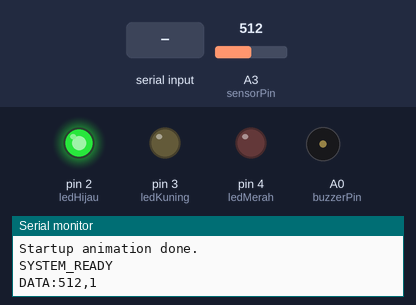
Recording of a sketch running on a simulated Arduino Uno, built with avr-gcc and run on an emulated ATmega328P. On the bench: output pins drawn as LEDs (lit = HIGH), buzzer (waves = sounding, pin HIGH), the last lines printed to the serial monitor. The test bench sets the inputs (shaded band); at power-on: A3 (sensorPin) = 512.

Above: at 2.7 s.
2.8 s: A3 (sensorPin) set to 491
At 4.25 s:
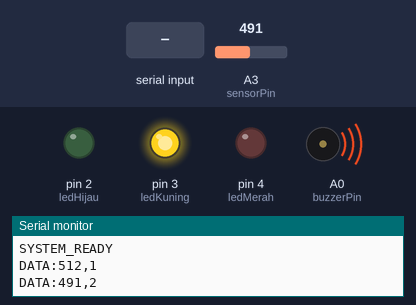
6.5 s: A3 (sensorPin) set to 510
At 6.75 s:
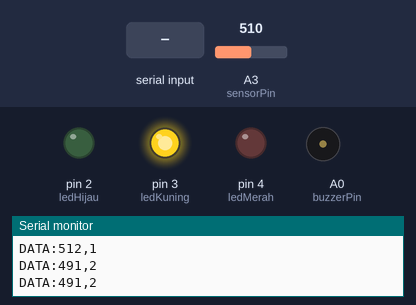
9.5 s: A3 (sensorPin) set to 290
At 10.5 s:
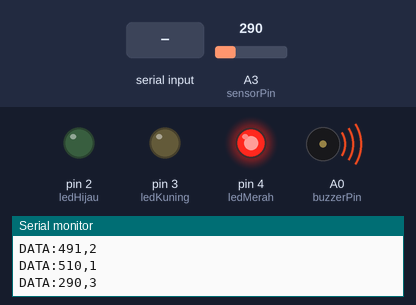
13.0 s: "ALARM_OFF\n" received over Serial
At 14.2 s:
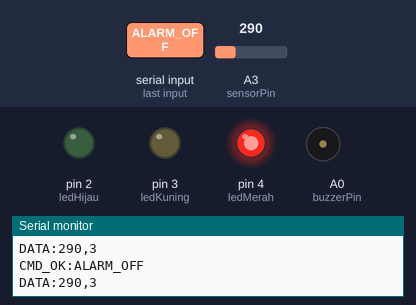
14.5 s: A3 (sensorPin) set to 315
At 16.3 s:
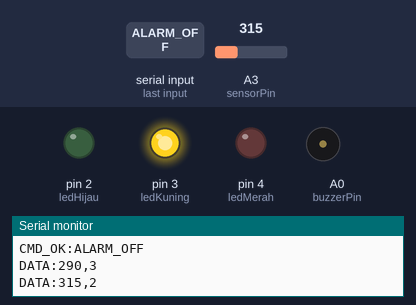
Timing chart, 0 to 17.8 s (numbered marks = the images above; inputs shaded):
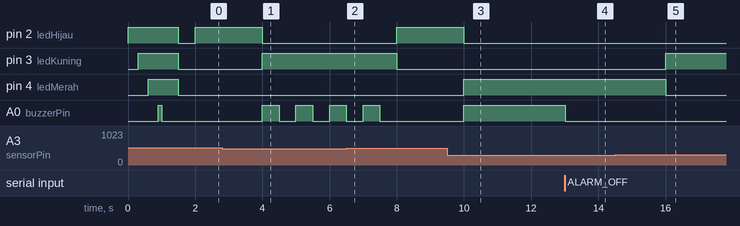

Measured:
- the behaviour switches between 501 and 500 on A3 (sensorPin) (found by bisection; images 0 and 1)
- the behaviour switches between 299 and 300 on A3 (sensorPin) (found by bisection; images 4 and 5)
- after the input at 2.8 s, pin 2 (ledHijau): HIGH → LOW after 1.2 s; pin 3 (ledKuning): LOW → HIGH after 1.2 s; A0 (buzzerPin): alternates HIGH for 0.50 s and LOW for 0.50 s, starting after 1.2 s
- after the input at 6.5 s, pin 2 (ledHijau): LOW → HIGH after 1.5 s; pin 3 (ledKuning): HIGH → LOW after 1.5 s; A0 (buzzerPin): goes on until 7.5 s, then stays LOW
- after the input at 9.5 s, pin 2 (ledHijau): HIGH → LOW after 0.50 s; pin 4 (ledMerah), A0 (buzzerPin): LOW → HIGH after 0.50 s
- after the input at 13.0 s, A0 (buzzerPin): HIGH → LOW at once
- after the input at 14.5 s, pin 3 (ledKuning): LOW → HIGH after 1.5 s; pin 4 (ledMerah): HIGH → LOW after 1.5 s

The sketch:

sketch_local.ino
```cpp
// ============================================================
// SISTEM MONITORING JEMURAN - Arduino Local (Tanpa WiFi)
// ============================================================

// --- Pin Configuration ---
const int sensorPin   = A3;  // Raindrop Sensor (Analog)
const int ledHijau    = 2;   // LED Hijau - Cerah
const int ledKuning   = 3;   // LED Kuning - Gerimis
const int ledMerah    = 4;   // LED Merah - Hujan
const int buzzerPin   = A0;  // Buzzer (Analog pin sebagai Digital Out)

// --- State Variables ---
int currentStatus = 0;  // 0=unknown, 1=Cerah, 2=Gerimis, 3=Hujan

unsigned long lastSendTime = 0;
const unsigned long SEND_INTERVAL = 2000; // Kirim data setiap 2 detik

// --- Variabel untuk Buzzer Blink (Gerimis) ---
unsigned long previousBuzzerMillis = 0;
const long buzzerInterval = 500; // Interval blink buzzer (500 ms)
int buzzerState = LOW;

// --- Manual Override dari Website ---
// true = buzzer MATI total (dikontrol website), sensor tidak bisa menyalakannya
// false = buzzer mengikuti sensor secara otomatis
bool manualOverride = false;

// ============================================================
// SETUP
// ============================================================
void setup() {
  Serial.begin(9600);
  Serial.println(F("=== Sistem Monitoring Jemuran ==="));
  Serial.println(F("Initializing..."));

  // Setup pin modes
  pinMode(ledMerah, OUTPUT);
  pinMode(ledKuning, OUTPUT);
  pinMode(ledHijau, OUTPUT);
  pinMode(buzzerPin, OUTPUT);

  // Matikan semua LED dan buzzer di awal
  digitalWrite(ledMerah, LOW);
  digitalWrite(ledKuning, LOW);
  digitalWrite(ledHijau, LOW);
  digitalWrite(buzzerPin, LOW);

  // Startup animation
  startupAnimation();

  Serial.println(F("SYSTEM_READY"));
}

// ============================================================
// MAIN LOOP
// ============================================================
void loop() {
  unsigned long currentTime = millis();

  // 1. Cek perintah masuk dari Laptop / Website
  if (Serial.available()) {
    String command = Serial.readStringUntil('\n');
    command.trim();
    if (command == "ALARM_ON") {
      // Kembali ke mode otomatis (buzzer menyala sesuai sensor)
      manualOverride = false;
      Serial.println(F("CMD_OK:ALARM_ON"));
    } else if (command == "ALARM_OFF") {
      // Matikan buzzer total, abaikan sensor
      manualOverride = true;
      digitalWrite(buzzerPin, LOW);
      Serial.println(F("CMD_OK:ALARM_OFF"));
    } else if (command == "AUTO") {
      // Perintah untuk kembali ke mode otomatis (opsional)
      manualOverride = false;
      Serial.println(F("CMD_OK:AUTO"));
    }
  }

  // 2. Update Buzzer
  if (manualOverride) {
    // Mode Manual: buzzer MATI total (dimatikan dari website)
    digitalWrite(buzzerPin, LOW);
  } else {
    // Mode Otomatis: buzzer dikontrol oleh sensor
    if (currentStatus == 2) {
      // Gerimis: Buzzer berkedip (Blink)
      if (currentTime - previousBuzzerMillis >= buzzerInterval) {
        previousBuzzerMillis = currentTime;
        buzzerState = (buzzerState == LOW) ? HIGH : LOW;
        digitalWrite(buzzerPin, buzzerState);
      }
    } else if (currentStatus == 3) {
      // Hujan: Buzzer menyala nyaring kontinu
      digitalWrite(buzzerPin, HIGH);
    } else {
      // Cerah: Buzzer mati
      digitalWrite(buzzerPin, LOW);
    }
  }

  // 3. Baca sensor & proses setiap SEND_INTERVAL (2 detik)
  if (currentTime - lastSendTime >= SEND_INTERVAL) {
    lastSendTime = currentTime;

    // Baca sensor
    int sensorValue = analogRead(sensorPin);

    // Klasifikasi cuaca
    int newStatus = classifyWeather(sensorValue);

    // Update LED sesuai status (LED tetap mengikuti sensor, tidak terpengaruh override)
    updateLEDs(newStatus);

    // Update current status
    currentStatus = newStatus;

    // Kirim data ke Python Script di Laptop
    Serial.print("DATA:");
    Serial.print(sensorValue);
    Serial.print(",");
    Serial.println(newStatus);
  }
}

// ============================================================
// KLASIFIKASI CUACA
// ============================================================
int classifyWeather(int value) {
  if (value > 500) {
    return 1;  // Cerah
  } else if (value >= 300) {
    return 2;  // Gerimis
  } else {
    return 3;  // Hujan
  }
}

// ============================================================
// LED CONTROL
// ============================================================
void updateLEDs(int status) {
  digitalWrite(ledMerah, LOW);
  digitalWrite(ledKuning, LOW);
  digitalWrite(ledHijau, LOW);

  switch (status) {
    case 1: digitalWrite(ledHijau, HIGH); break;
    case 2: digitalWrite(ledKuning, HIGH); break;
    case 3: digitalWrite(ledMerah, HIGH); break;
  }
}

// ============================================================
// STARTUP ANIMATION
// ============================================================
void startupAnimation() {
  digitalWrite(ledHijau, HIGH); delay(300);
  digitalWrite(ledKuning, HIGH); delay(300);
  digitalWrite(ledMerah, HIGH); delay(300);

  digitalWrite(buzzerPin, HIGH); delay(100); digitalWrite(buzzerPin, LOW);
  delay(500);

  digitalWrite(ledMerah, LOW);
  digitalWrite(ledKuning, LOW);
  digitalWrite(ledHijau, LOW);

  Serial.println(F("Startup animation done."));
}
```
